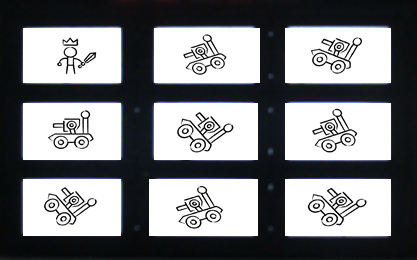
#> input picture Digital_Image _Processing_Anonmous/Experiment2/Task5/image.png, 417 x 260 px, given in place of image.jpg, which was not available
$ python '图像几何变换.py'
#> lines starting #> are read from the running program, lines starting #| are printed output that depends on the picture; pictures that were not available may be replaced by others from this repository, and a replacement may not be noted
import cv2
import numpy as np
import matplotlib.pyplot as plt

# 读取图像
image = cv2.imread('image.jpg')
#> image is the input picture: shape (260, 417, 3); mean B, G, R 129.1, 126.1, 124.5
rows, cols = image.shape[:2]
#> rows = 260; cols = 417

# 平移
M_translation = np.float32([[1, 0, 50], [0, 1, 30]])
image_translation = cv2.warpAffine(image, M_translation, (cols, rows))
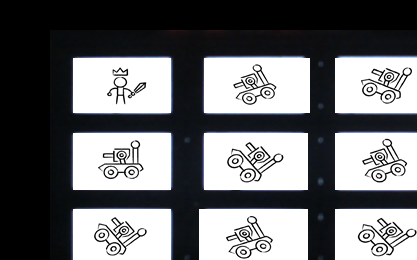
#> image_translation: shape (260, 417, 3); mean B, G, R 112.2, 109.8, 108.6

# 旋转
M_rotation = cv2.getRotationMatrix2D((cols/2, rows/2), 45, 1)
image_rotation = cv2.warpAffine(image, M_rotation, (cols, rows))
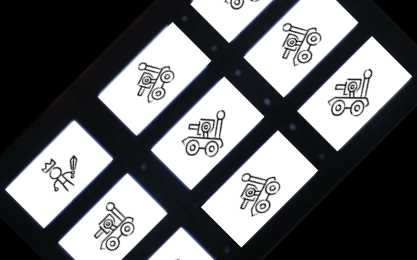
#> image_rotation: shape (260, 417, 3); mean B, G, R 105.6, 103.2, 102

# 缩放
image_scaling = cv2.resize(image, None, fx=1.5, fy=1.5, interpolation=cv2.INTER_LINEAR)

# 镜像
image_flip_horizontal = cv2.flip(image, 1)
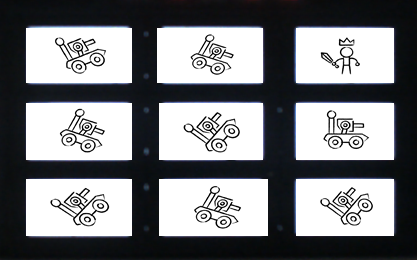
#> image_flip_horizontal: shape (260, 417, 3); mean B, G, R 129.1, 126.1, 124.5
image_flip_vertical = cv2.flip(image, 0)
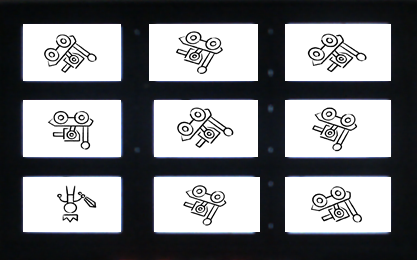
#> image_flip_vertical: shape (260, 417, 3); mean B, G, R 129.1, 126.1, 124.5

# 剪切
M_shear = np.float32([[1, 0.5, 0], [0, 1, 0]])
image_shear = cv2.warpAffine(image, M_shear, (int(cols*1.5), rows))
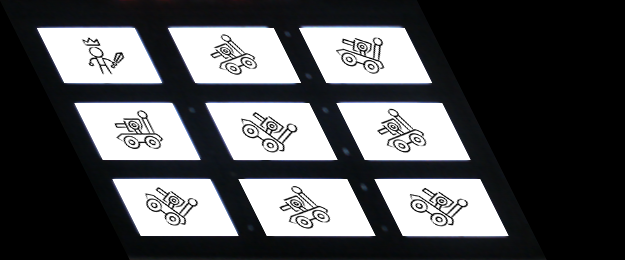
#> image_shear: shape (260, 625, 3); mean B, G, R 86.2, 84.2, 83.1

# 仿射变换
pts1 = np.float32([[50, 50], [200, 50], [50, 200]])
pts2 = np.float32([[10, 100], [200, 50], [100, 250]])
M_affine = cv2.getAffineTransform(pts1, pts2)
image_affine = cv2.warpAffine(image, M_affine, (cols, rows))
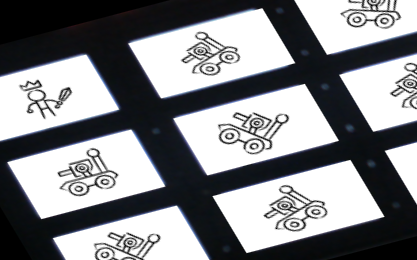
#> image_affine: shape (260, 417, 3); mean B, G, R 136.6, 133.5, 132.1

# 投影变换
pts1 = np.float32([[50, 50], [200, 50], [50, 200], [200, 200]])
pts2 = np.float32([[10, 100], [200, 50], [100, 250], [300, 200]])
M_perspective = cv2.getPerspectiveTransform(pts1, pts2)
image_perspective = cv2.warpPerspective(image, M_perspective, (cols, rows))
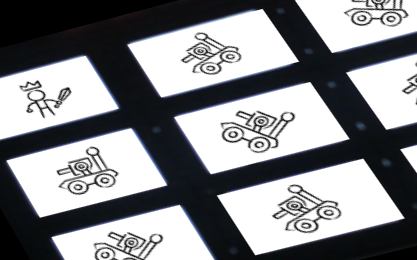
#> image_perspective: shape (260, 417, 3); mean B, G, R 137.5, 134.4, 132.9

# 显示变换后的图像
plt.figure(figsize=(12, 6))

plt.subplot(2, 4, 1)
plt.title('Original')
plt.imshow(cv2.cvtColor(image, cv2.COLOR_BGR2RGB))

plt.subplot(2, 4, 2)
plt.title('Translation')
plt.imshow(cv2.cvtColor(image_translation, cv2.COLOR_BGR2RGB))

plt.subplot(2, 4, 3)
plt.title('Rotation')
plt.imshow(cv2.cvtColor(image_rotation, cv2.COLOR_BGR2RGB))

plt.subplot(2, 4, 4)
plt.title('Scaling')
plt.imshow(cv2.cvtColor(image_scaling, cv2.COLOR_BGR2RGB))

plt.subplot(2, 4, 5)
plt.title('Horizontal Flip')
plt.imshow(cv2.cvtColor(image_flip_horizontal, cv2.COLOR_BGR2RGB))

plt.subplot(2, 4, 6)
plt.title('Vertical Flip')
plt.imshow(cv2.cvtColor(image_flip_vertical, cv2.COLOR_BGR2RGB))

plt.subplot(2, 4, 7)
plt.title('Shear')
plt.imshow(cv2.cvtColor(image_shear, cv2.COLOR_BGR2RGB))

plt.subplot(2, 4, 8)
plt.title('Affine')
plt.imshow(cv2.cvtColor(image_affine, cv2.COLOR_BGR2RGB))

#> (the run stopped early here; a loop or call above may not have finished)
